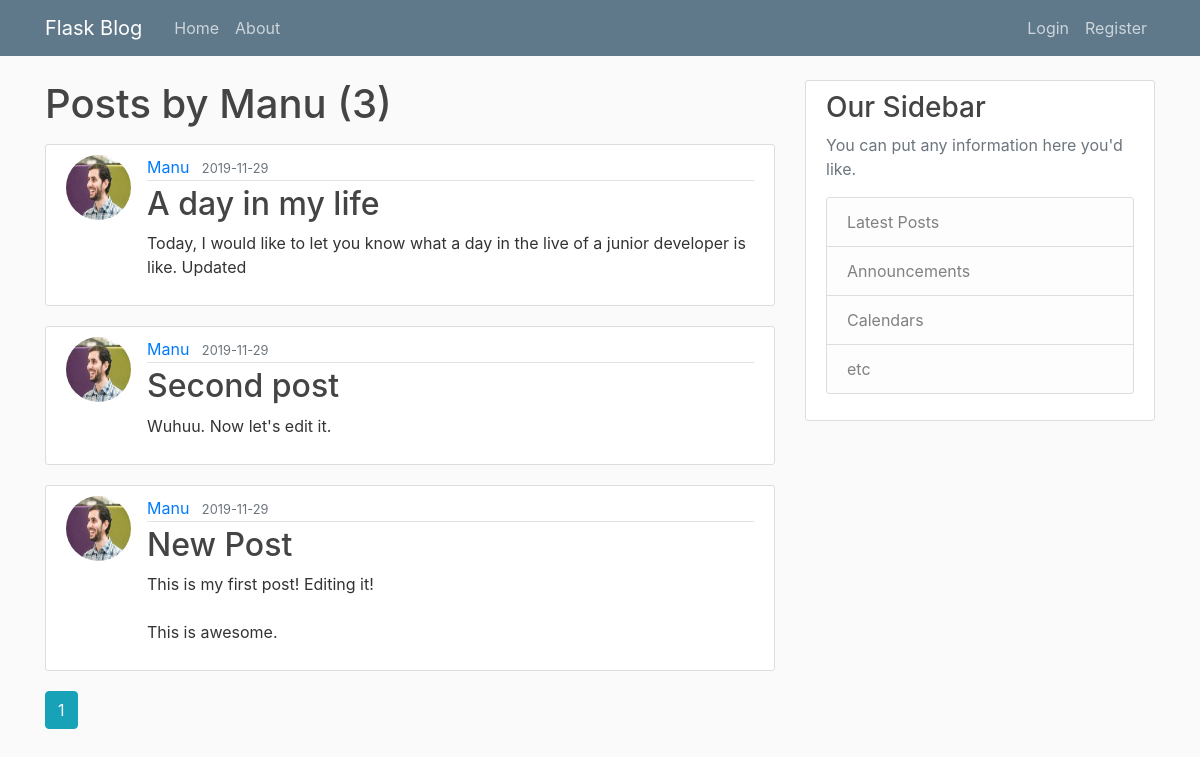
Screenshot of /user/Manu with the database file from the repository.
### flaskblog/models.py (models this page shows, shortened)
class User(db.Model, UserMixin):
    id = db.Column(db.Integer, primary_key=True)
    username = db.Column(db.String(20), unique=True, nullable=False) # unique userName and it's mandatory
    email = db.Column(db.String(120), unique=True, nullable=False)
    photo_profile = db.Column(db.String(20), nullable=False, default='default_photo.jpg')
    password = db.Column(db.String(60), nullable=False)
    posts = db.relationship('Post', backref='author', lazy=True) # lazy argument means it will load the data in one go

class Post(db.Model):
    id = db.Column(db.Integer, primary_key=True)
    title = db.Column(db.String(100), nullable=False)
    date_posted = db.Column(db.DateTime, nullable=False, default=datetime.utcnow)
    content = db.Column(db.Text, nullable=False)
    user_id = db.Column(db.Integer, db.ForeignKey('user.id'), nullable=False)

### flaskblog/users/routes.py (the view)
@users.route("/user/<string:username>")
def user_posts(username):
    page = request.args.get('page', 1, type=int)
    user = User.query.filter_by(username=username).first_or_404()
    posts = Post.query.filter_by(author=user)\
        .order_by(Post.date_posted.desc())\
        .paginate(page=page, per_page=5)
    return render_template('user_posts.html', posts=posts, user=user)

### flaskblog/templates/user_posts.html
{% extends "layout.html" %}
{% block content %}
<h1 class="mb-3">Posts by {{ user.username }} ({{ posts.total }})</h1>
    {% for post in posts.items %}
    <article class="media content-section">
        <img src="{{ url_for('static', filename='profile_photos/' + post.author.photo_profile) }}" alt="" class="rounded-circle article-img">
        <div class="media-body">
            <div class="article-metadata">
                <a class="mr-2" href="{{ url_for('users.user_posts', username=post.author.username) }}">{{ post.author.username }}</a>
                <small class="text-muted">{{ post.date_posted.strftime('%Y-%m-%d') }}</small>
            </div>
            <h2><a class="article-title" href="{{ url_for('users.post', post_id=post.id) }}">{{ post.title }}</a></h2>
            <p class="article-content">{{ post.content }}</p>
        </div>
    </article>
    {% endfor %}
    {% for page_num in posts.iter_pages(left_edge=1, right_edge=1, left_current=1, right_current=2) %}
        {% if page_num %}
            {% if posts.page == page_num %}
            <a class="btn btn-info mb-4" href="{{ url_for('users.user_posts', username=user.username, page=page_num) }}">{{ page_num }}</a>
            {% else %}
            <a class="btn btn-outline-info mb-4" href="{{ url_for('users.user_posts', username=user.username, page=page_num) }}">{{ page_num }}</a>
            {% endif %}
        {% else %}
            ...
        {% endif %}
    {% endfor %}
{% endblock content %}

### flaskblog/static/main.css (style rules this page uses)
body { background: #fafafa; color: #333333; margin-top: 5rem; }
h1, h2, h3, h4, h5, h6 { color: #444444; }
.content-section { background: #ffffff; padding: 10px 20px; border: 1px solid #dddddd; border-radius: 3px; margin-bottom: 20px; }
.article-title { color: #444444; }
.article-content { white-space: pre-line; }
.article-img { height: 65px; width: 65px; margin-right: 16px; }
.article-metadata { padding-bottom: 1px; margin-bottom: 4px; border-bottom: 1px solid #e3e3e3 }

### rows the page displays
User: username "Manu"
Post: photo_profile (picture), author.username "Manu", date_posted "2019-11-29", title "A day in my life", content "Today, I would like to let you know what a day in the live of a junior developer is like. Updated"
Post: photo_profile (picture), author.username "Manu", date_posted "2019-11-29", title "Second post", content "Wuhuu. Now let's edit it."
Post: photo_profile (picture), author.username "Manu", date_posted "2019-11-29", title "New Post", content "This is my first post! Editing it! This is awesome."

### other values shown
{{ posts.total }} "3"
{{ page_num }} "1"
